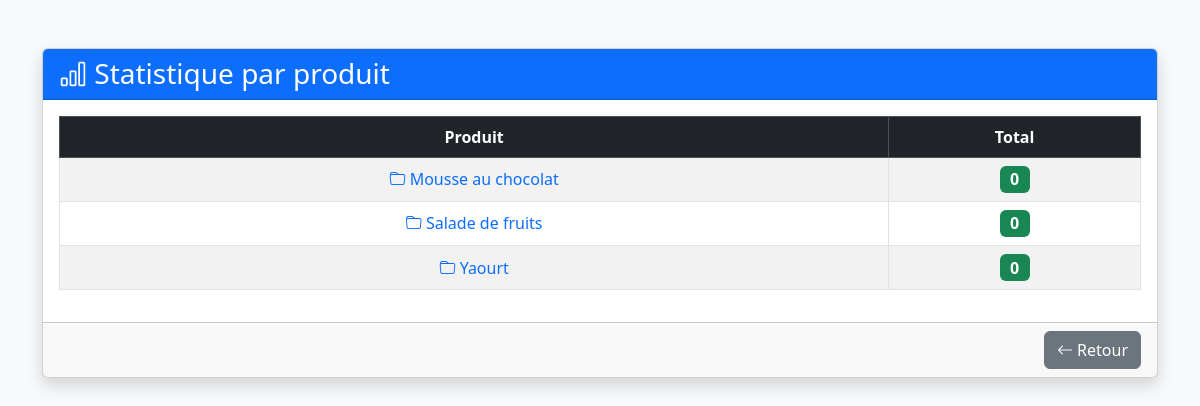
Screenshot of /stat_produit.php?id_produit=4 with the database file from the repository.
### tables this page shows
CREATE TABLE produit (
    id_produit INT AUTO_INCREMENT PRIMARY KEY,
    nom VARCHAR(100) NOT NULL,
    id_categorie INT,
    prix_reference FLOAT,
    FOREIGN KEY (id_categorie) REFERENCES categorie(id_categorie)
);

### functions.php (called while the page is built, shortened)
<?php
function dbconnect()
{
    static $connect = null;
    if ($connect === null) {
        $connect = mysqli_connect('localhost','root','','vente');
        mysqli_set_charset($connect, 'utf8mb4');
    }
    return $connect;
}
function get_all_lines($sql){
    $req = mysqli_query(dbconnect(),$sql );
    $result = array();
    while ($line = mysqli_fetch_assoc($req)) {
        $result[] = $line;
    }
    return $result;
}
function stat_produit($id_categorie){
    $sql="SELECT produit.id_produit,
    produit.nom,
    SUM(vente.quantite) as total
    from  produit
    left join produit_membre
    on produit_membre.id_produit=produit.id_produit
    left join vente
    on produit_membre.id_produit_membre=vente.id_produit_membre
    where produit.id_categorie= '%s'
    group by produit.id_categorie ,produit.nom
    order by produit.id_categorie ASC " ;
    $sql = sprintf($sql,$id_categorie);
    return get_all_lines($sql);
}

### stat_produit.php (the view, shortened to what this page needs)
<?php
include_once("functions.php");
$id_categorie =$_GET["id_produit"];
$stat = stat_produit($id_categorie);
?>
<!DOCTYPE html>
<html lang="fr">
<head>
    <link rel="stylesheet" href="css/bootstrap.min.css">
    <link rel="stylesheet" href="font/bootstrap-icons.css">
</head>
<body class="bg-light">
<div class="container mt-5">
    <div class="card shadow">
        <div class="card-header bg-primary text-white">
            <h3 class="mb-0">
                <i class="bi bi-bar-chart"></i>
                Statistique par produit
            </h3>
        </div>
        <div class="card-body">
            <table class="table table-bordered table-striped table-hover text-center align-middle">
                <thead class="table-dark">
                    <tr>
                        <th>Produit</th>
                        <th>Total</th>
                    </tr>
                </thead>
                <tbody>
                <?php foreach($stat as $s) { ?>
                    <tr>
                        <td>
                            <a href="stat_membre.php?id_produit=<?= $s["id_produit"] ?>"
                               class="text-decoration-none">
                                <i class="bi bi-folder"></i>
                                <?= $s["nom"] ?>
                            </a>
                        </td>
                        <td>
                            <span class="badge bg-success fs-6">
                                <?= $s["total"] ?? 0 ?>
                            </span>
                        </td>
                    </tr>
                <?php } ?>
                </tbody>
            </table>
        </div>
        <div class="card-footer text-end">
            <a href="accueil.php" class="btn btn-secondary">
                <i class="bi bi-arrow-left"></i>
                Retour
            </a>
        </div>
    </div>
</div>
</body>
</html>

### rows the page displays
produit: nom "Mousse au chocolat", total "0"
produit: nom "Salade de fruits", total "0"
produit: nom "Yaourt", total "0"
